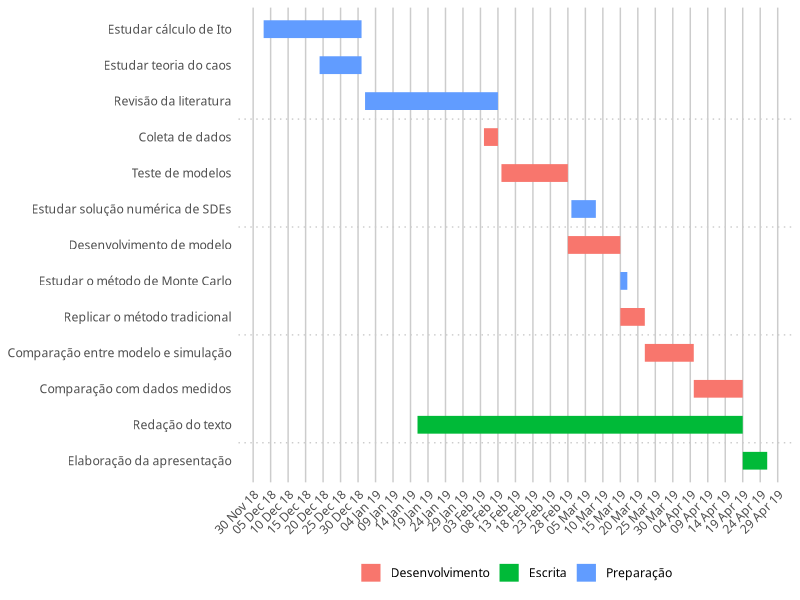
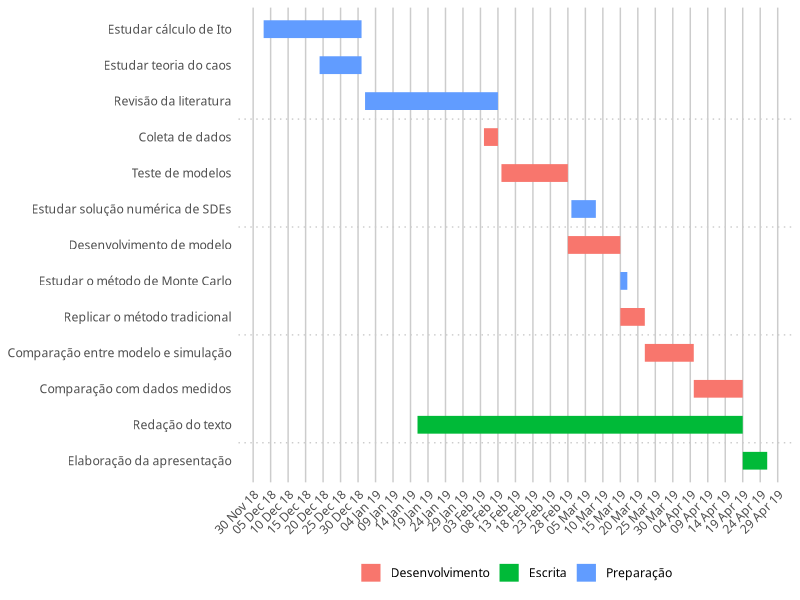

Here is the R script that generated these plots, in order:
setwd("C:/Users/Diogo Friggo/Google Drive/TDEF/tex/thesis/images")
library(tidyverse)
library(lubridate)
library(scales)
library(Cairo)

# Alternatively you can put all this in a CSV file with the same columns and
# then load it with read_csv()
# tasks <- read_csv("path/to/the/file")

# \item Estudar a teoria matemática do cálculo estocástico
# \item Investigar se ideias da teoria do caos podem ser utilizadas na formulação do modelo
# \item Investigar o que já foi feito na literatura na área de previsão de geração de energia eólica
# \item Avaliar os diferentes métodos disponíveis para modelar dados estocásticos
# \item Formulação do modelo escolhido
# \item Obtenção de permissão para utilizar os dados medidos
# \item Estudo sobre solução numérica de equações diferenciais estocásticas
# \item Solução numérica de equações diferenciais estocásticas;
# \item Solução do problema pelo método tradicional
# \item Comparação dos resultados entre métodos
# \item Comparação dos resultados com dados medidos de energia
# \item Redigir o texto final
# \item Apresentação à banca

tasks <- tribble(
  ~Start,       ~End,         ~Project,          ~Task,
  "2018-12-03", "2018-12-31", "Preparação", "Estudar cálculo de Ito",
  "2018-12-19", "2018-12-31", "Preparação", "Estudar teoria do caos",
  "2019-01-01", "2019-02-08", "Preparação", "Revisão da literatura",
  "2019-02-04", "2019-02-08", "Desenvolvimento", "Coleta de dados",
  "2019-02-09", "2019-02-28", "Desenvolvimento", "Teste de modelos",
  "2019-02-28", "2019-03-15", "Desenvolvimento", "Desenvolvimento de modelo",
  "2019-03-01", "2019-03-08", "Preparação", "Estudar solução numérica de SDEs",
  "2019-03-15", "2019-03-22", "Desenvolvimento", "Replicar o método tradicional",
  "2019-03-15", "2019-03-17", "Preparação", "Estudar o método de Monte Carlo",
  "2019-03-22", "2019-04-05", "Desenvolvimento", "Comparação entre modelo e simulação",
  "2019-04-05", "2019-04-19", "Desenvolvimento", "Comparação com dados medidos",
  "2019-01-16", "2019-04-19", "Escrita",         "Redação do texto",
  "2019-04-19", "2019-04-26", "Escrita",         "Elaboração da apresentação"
)

# Convert data to long for ggplot
tasks.long <- tasks %>%
  mutate(Start = ymd(Start),
         End = ymd(End)) %>%
  gather(date.type, task.date, -c(Project, Task)) %>%
  arrange(date.type, task.date) %>%
  mutate(Task = factor(Task, levels=rev(unique(Task)), ordered=TRUE))

theme_gantt <- function(base_size=11, base_family="Source Sans Pro Light") {
  ret <- theme_bw(base_size, base_family) %+replace%
    theme(panel.background = element_rect(fill="#ffffff", colour=NA),
          axis.title.x=element_text(vjust=-0.2), axis.title.y=element_text(vjust=1.5),
          title=element_text(vjust=1.2, family="Source Sans Pro Semibold"),
          panel.border = element_blank(), axis.line=element_blank(),
          panel.grid.minor=element_blank(),
          panel.grid.major.y = element_blank(),
          panel.grid.major.x = element_line(size=0.5, colour="grey80"),
          axis.ticks=element_blank(),
          legend.position="bottom", 
          axis.title=element_text(size=rel(0.8), family="Source Sans Pro Semibold"),
          strip.text=element_text(size=rel(1), family="Source Sans Pro Semibold"),
          strip.background=element_rect(fill="#ffffff", colour=NA),
          panel.spacing.y=unit(1.5, "lines"),
          legend.key = element_blank())
  
  ret
}

# Calculate where to put the dotted lines that show up every three entries
x.breaks <- seq(length(tasks$Task) + 0.5 - 3, 0, by=-3)

# Build plot
timeline <- ggplot(tasks.long, aes(x=Task, y=task.date, colour=Project)) + 
  geom_line(size=6) + 
  geom_vline(xintercept=x.breaks, colour="grey80", linetype="dotted") + 
  guides(colour=guide_legend(title=NULL)) +
  labs(x=NULL, y=NULL) + coord_flip() +
  scale_y_date(date_breaks="5 days", labels=date_format("%d %b %y")) +
  theme_gantt() + theme(axis.text.x=element_text(angle=45, hjust=1))
timeline

# Save plot as PDF with embedded fonts (the secret is "device=cairo_pdf")
#ggsave(timeline, filename="~/Downloads/UFRGS TDEF/timeline.pdf",
#       width=6.5, height=6.5, units="in", device=cairo_pdf)

# Save plot as high resolution PNG (the secret is 'type="cairo", dpi=300')
ggsave(timeline, filename="gantt.png",
       width=12, height=6.5, units="in", type="cairo", dpi=300)
